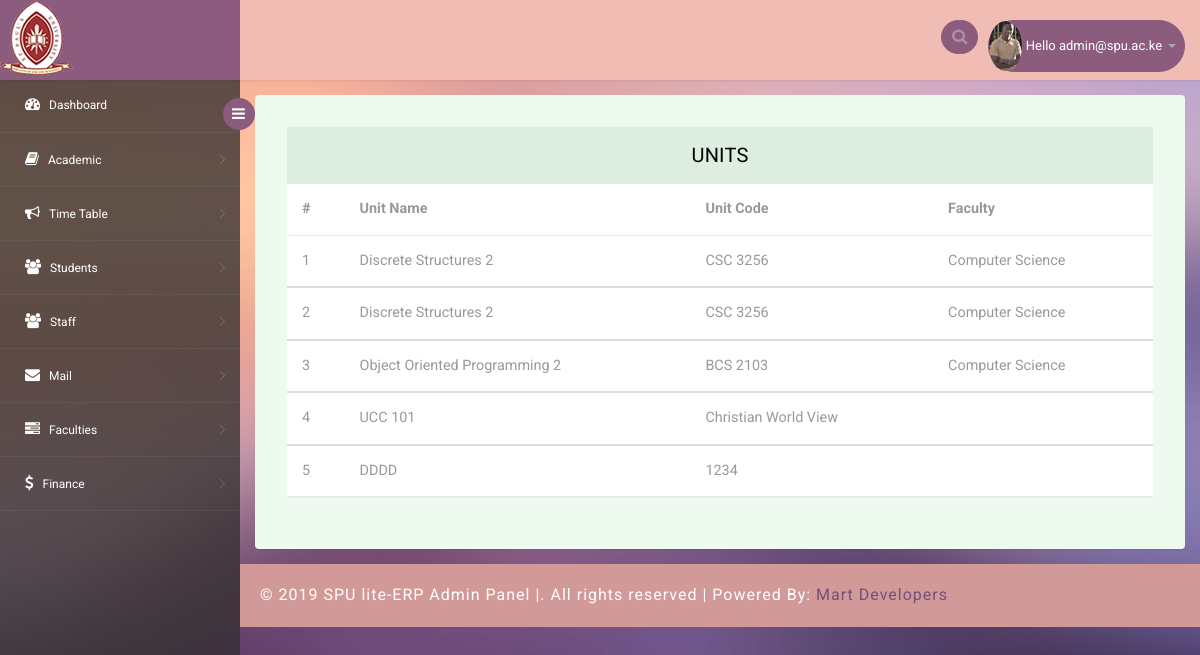
Page /modules/spuadmin/admin-spu-manage-units.php on the committed database.
### tables this page shows
CREATE TABLE `unit` (
  `id` int(110) NOT NULL,
  `code` varchar(200) NOT NULL,
  `name` varchar(200) NOT NULL,
  `faculty` varchar(200) NOT NULL,
  `studymode` varchar(30) NOT NULL
);

### modules/spuadmin/admin-spu-manage-units.php (the view, shortened to what this page needs)
<?php
include('includes/config.php');
if(strlen($_SESSION['alogin'])==1)
	{
header('location:index.php');
}
else{
 ?>
<!DOCTYPE html>
<head>
<link rel="stylesheet" href="css/bootstrap.min.css" >
<link href="css/style.css" rel='stylesheet' type='text/css' />
<link href="css/style-responsive.css" rel="stylesheet"/>
<link rel="stylesheet" href="css/font.css" type="text/css"/>
<link href="css/font-awesome.css" rel="stylesheet">
</head>
<body>
<section id="container">
<?php include("includes/header.php")?>
<?php include("includes/navbar.php")?>
<section id="main-content">
	<section class="wrapper">
		<div class="table-agile-info">
 <div class="panel panel-default">
    <div class="panel-heading">
     Units
    </div>
    <div>
      <table class="table" ui-jq="footable" ui-options='{
        "paging": {
          "enabled": true
        },
        "filtering": {
          "enabled": true
        },
        "sorting": {
          "enabled": true
        }}'>
        <thead>
          <tr>
            <th data-breakpoints="xs">#</th>
            <th data-breakpoints="xs">Unit Name</th>
            <th data-breakpoints="xs sm md" data-title="Unit Code">Unit Code</th>
            <th data-breakpoints="xs sm md" data-title="Faculty">Faculty</th>
          </tr>
        </thead>
        <tbody>
          <tr data-expanded="true">
          <?php $sql = "SELECT * from  unit ";
$query = $dbh -> prepare($sql);
$query->execute();
$results=$query->fetchAll(PDO::FETCH_OBJ);
$cnt=1;
if($query->rowCount() > 0)
{
foreach($results as $result)
{				?>
                                            <td><?php echo htmlentities($cnt);?></td>
											<td><?php echo htmlentities($result->name);?></td>
											<td><?php echo htmlentities($result->code);?></td>
											<td><?php echo htmlentities($result->faculty);?></td>
          </tr>
        </tbody>
        <?php $cnt=$cnt+1; }} ?>
      </table>
    </div>
  </div>
</div>
</section>
          <?php include("includes/footer.php")?>
</section>
</section>
</body>
</html>
<?php }?>

### modules/spuadmin/css/style.css (style rules this page uses)
html, body { font-family: 'Roboto', sans-serif; font-size: 100%; overflow-x: hidden; background: url(../images/bg.jpg) no-repeat 0px 0px; background-size:cover; }
#main-content { margin-left:240px; -webkit-transition:all .3s ease-in-out; -moz-transition:all .3s ease-in-out; -o-transition:all .3s ease-in-out; transition:all .3s ease-in-out; }
.wrapper { display:inline-block; margin-top:80px; padding:15px; width:100%; }
.panel-heading { position: relative; height: 57px; line-height: 57px; letter-spacing: 0.2px; color: #000; font-size: 18px; font-weight: 400; padding: 0 16px; background:#ddede0; border-top-right-radius: 2px; border-top-left-radius: 2px; text-transform: uppercase; text-align: center; }
.panel { border: none ! important; }
.table>thead>tr>th { border-bottom: 1px solid #e1ab91 ! important; }
.table>tbody>tr>td, .table>tbody>tr>th, .table>tfoot>tr>td, .table>tfoot>tr>th, .table>thead>tr>td, .table>thead>tr>th { border-bottom: 1px solid #e9e9e9 ! important; }
.table > thead > tr > th, .table > tbody > tr > th, .table > tfoot > tr > th, .table > thead > tr > td, .table > tbody > tr > td, .table > tfoot > tr > td { border-top: none !important; }
.table td, .table>tbody>tr>td, .table>tbody>tr>th, .table>tfoot>tr>td, .table>tfoot>tr>th, .table>thead>tr>td, .table>thead>tr>th { padding: 15px!important; }
.table > thead > tr > th, .table > tbody > tr > th, .table > tfoot > tr > th, .table > thead > tr > td, .table > tbody > tr > td, .table > tfoot > tr > td { font-size: 0.9em; color: #999; border-top: none !important; }
.table-agile-info { background: #eef9f0; padding: 2em; border-radius: 4px; -webkit-box-shadow: 0 1px 1px rgba(0,0,0,.05); box-shadow: 0 1px 1px rgba(0,0,0,.05); }
.panel-default>.panel-heading { color: #000000 ! important; background-color: #ddede0 ! important; border-color: #ddede0 ! important; font-size: 20px; }

### rows in the picture
unit: name "Discrete Structures 2", code "CSC 3256", faculty "Computer Science"
unit: name "Discrete Structures 2", code "CSC 3256", faculty "Computer Science"
unit: name "Object Oriented Programming 2", code "BCS 2103", faculty "Computer Science"
unit: name "UCC 101", code "Christian World View"
unit: name "DDDD", code "1234"
